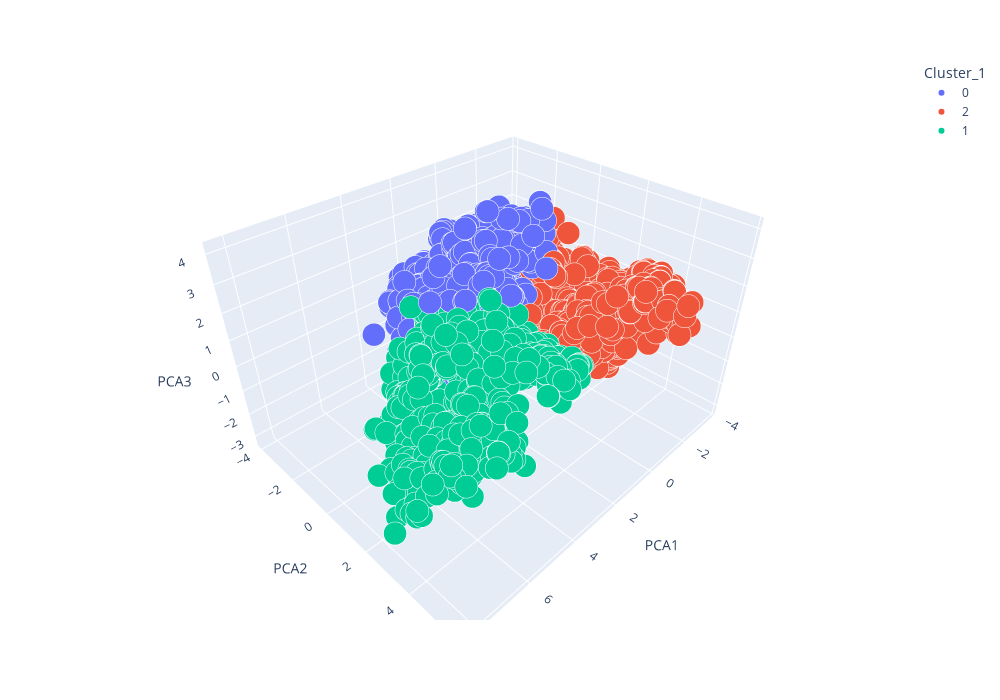

This figure's notebook cell:
### Code cell
import plotly.express as px
from sklearn.decomposition import PCA

pca = PCA(n_components=3)
principal_components = pca.fit_transform(scaled_features)
df_final[['PCA1', 'PCA2', 'PCA3']] = principal_components

df_final['Cluster_2'] = df_final['Cluster_2'].astype('category')

fig = px.scatter_3d(df_final, x="PCA1", y="PCA2", z="PCA3", color="Cluster_1")
fig.update_traces(marker=dict(line=dict(color='white', width=2)))
fig.update_layout(width=1000, height=700)
fig.show()

### Figure 1 — Plotly figure (JSON) as saved in the notebook; plotly's stock layout.template omitted (floating-point values rounded to 4 significant figures; data arrays with more than 128 entries replaced by an {"elided": "..."} marker saying what was removed)
{"data": [{"hovertemplate": "Cluster_1=0<br>PCA1=%{x}<br>PCA2=%{y}<br>PCA3=%{z}<extra></extra>", "legendgroup": "0", "marker": {"color": "#636efa", "line": {"color": "white", "width": 2}, "symbol": "circle"}, "mode": "markers", "name": "0", "scene": "scene", "showlegend": true, "type": "scatter3d", "x": {"elided": "2079 float values"}, "y": {"elided": "2079 float values"}, "z": {"elided": "2079 float values"}}, {"hovertemplate": "Cluster_1=2<br>PCA1=%{x}<br>PCA2=%{y}<br>PCA3=%{z}<extra></extra>", "legendgroup": "2", "marker": {"color": "#EF553B", "line": {"color": "white", "width": 2}, "symbol": "circle"}, "mode": "markers", "name": "2", "scene": "scene", "showlegend": true, "type": "scatter3d", "x": {"elided": "2503 float values"}, "y": {"elided": "2503 float values"}, "z": {"elided": "2503 float values"}}, {"hovertemplate": "Cluster_1=1<br>PCA1=%{x}<br>PCA2=%{y}<br>PCA3=%{z}<extra></extra>", "legendgroup": "1", "marker": {"color": "#00cc96", "line": {"color": "white", "width": 2}, "symbol": "circle"}, "mode": "markers", "name": "1", "scene": "scene", "showlegend": true, "type": "scatter3d", "x": {"elided": "874 float values"}, "y": {"elided": "874 float values"}, "z": {"elided": "874 float values"}}], "layout": {"height": 700, "legend": {"title": {"text": "Cluster_1"}, "tracegroupgap": 0}, "margin": {"t": 60}, "scene": {"domain": {"x": [0, 1], "y": [0, 1]}, "xaxis": {"title": {"text": "PCA1"}}, "yaxis": {"title": {"text": "PCA2"}}, "zaxis": {"title": {"text": "PCA3"}}}, "width": 1000}}
